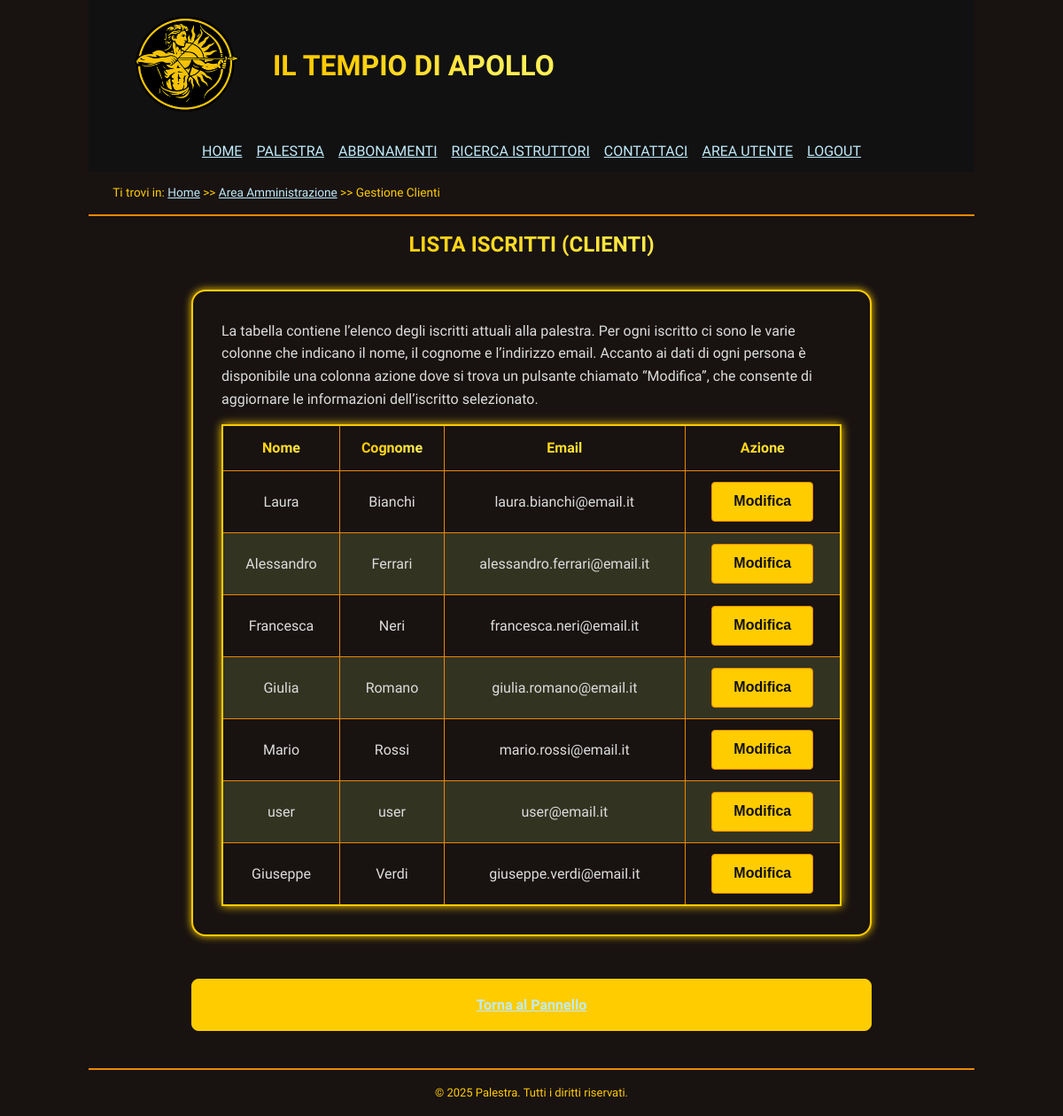
Before: /html/lista-clienti.php with the older database file.
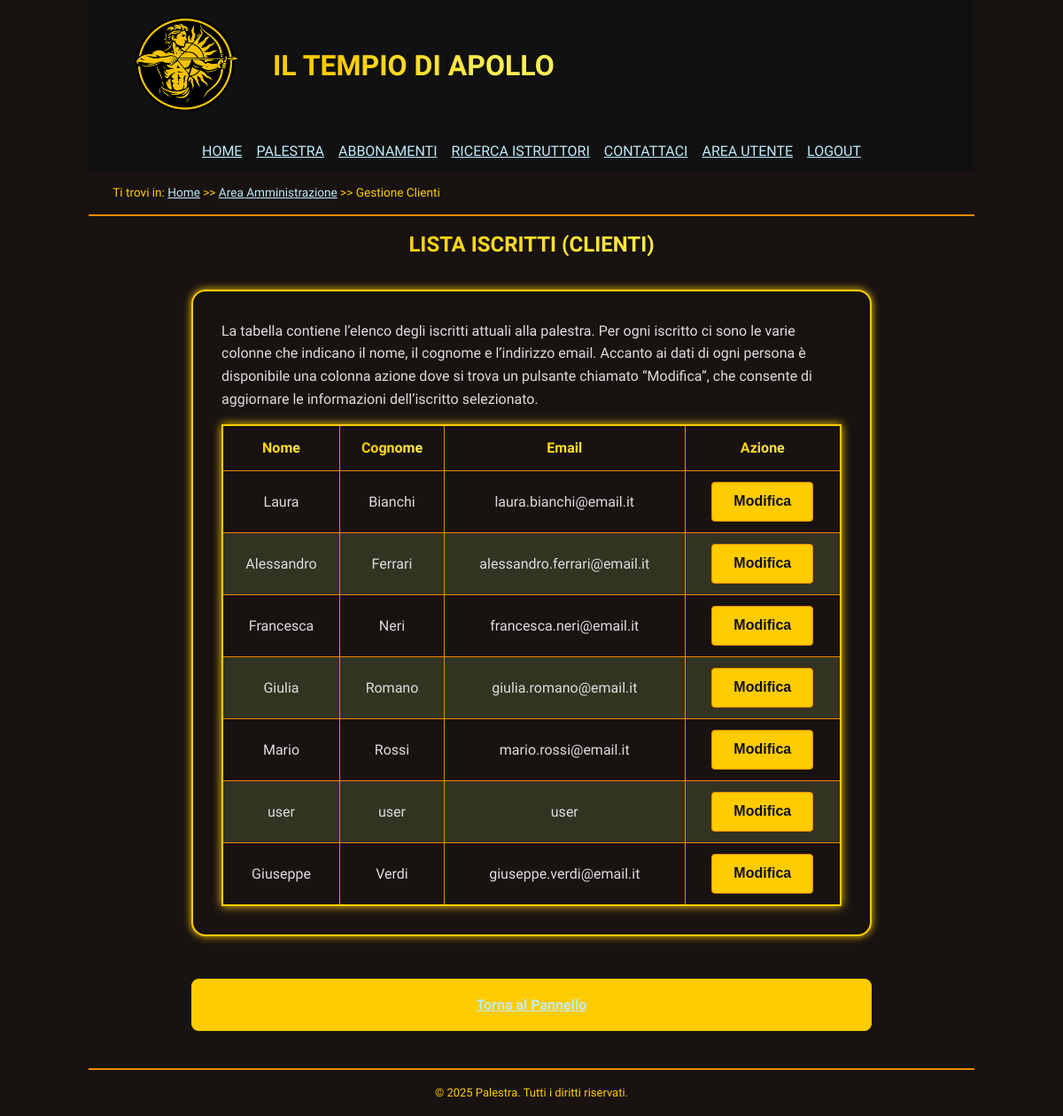
After: the same page with the newer database file.
### tables this page shows
CREATE TABLE Utente (
    id_utente SERIAL PRIMARY KEY,
    nome VARCHAR(100) NOT NULL,
    cognome VARCHAR(100) NOT NULL,
    email VARCHAR(100) UNIQUE NOT NULL,
    password_hash VARCHAR(255) NOT NULL 
);

### html/lista-clienti.php (the view, shortened to what this page needs)
<?php
require_once 'config.php';
$tableRows = "";
$result = $conn->query("SELECT u.id_utente, u.nome, u.cognome, u.email FROM Utente u JOIN Cliente c ON u.id_utente = c.id_utente");
while($row = $result->fetch_assoc()) {
    $tableRows .= "<tr>";
    $tableRows .= "<td>" . htmlspecialchars($row['nome']) . "</td>";
    $tableRows .= "<td>" . htmlspecialchars($row['cognome']) . "</td>";
    $tableRows .= "<td>" . htmlspecialchars($row['email']) . "</td>";
    $tableRows .= "<td><button type='button' class='btn-modify' onclick='editUser(" . $row['id_utente'] . ")'>Modifica</button></td>";
    $tableRows .= "</tr>";
}
$top = file_get_contents("internal/utente/top.html");
$body = file_get_contents("internal/utente/lista-clienti/body.html");
$bottom = file_get_contents("internal/utente/bottom.html");
$top = str_replace("[PageTitle]", "Gestione Clienti - Admin", $top);
$breadcrumb = "Ti trovi in: <a href='./home.html'>Home</a> >> <a href='./utente-admin.php'>Area Amministrazione</a> >> Gestione Clienti";
$top = str_replace("[Breadcrumb]", $breadcrumb, $top);
$body = str_replace("[TableRows]", $tableRows, $body);
$customScript = '<script src="../javascript/formLista.js"></script>';
$bottom = str_replace("</body>", $customScript . "</body>", $bottom);
echo $top . $body . $bottom;
?>

Changed rows visible on the page:
changed utente "user": email "user@email.it" → "user"
